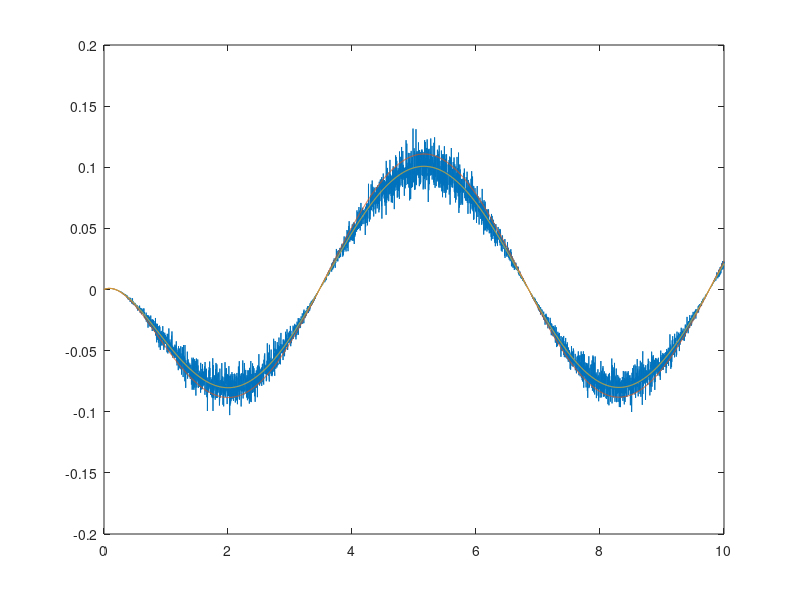
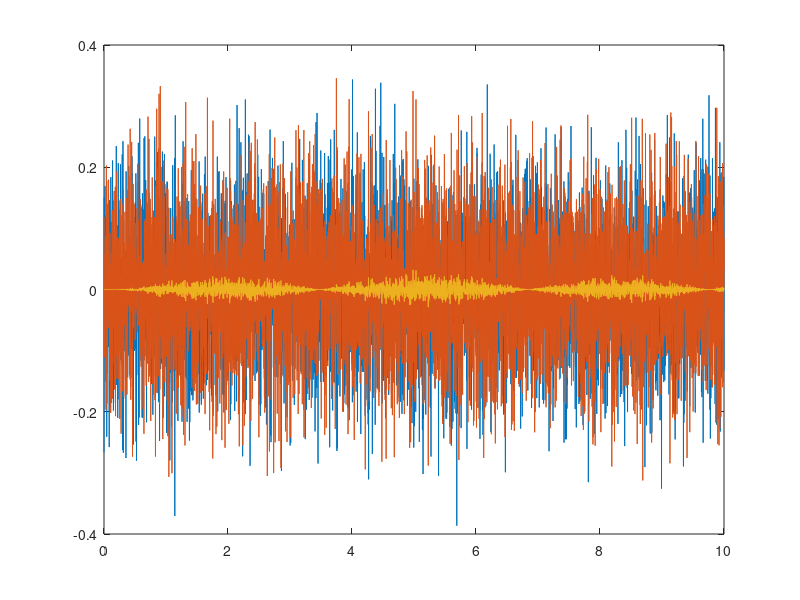
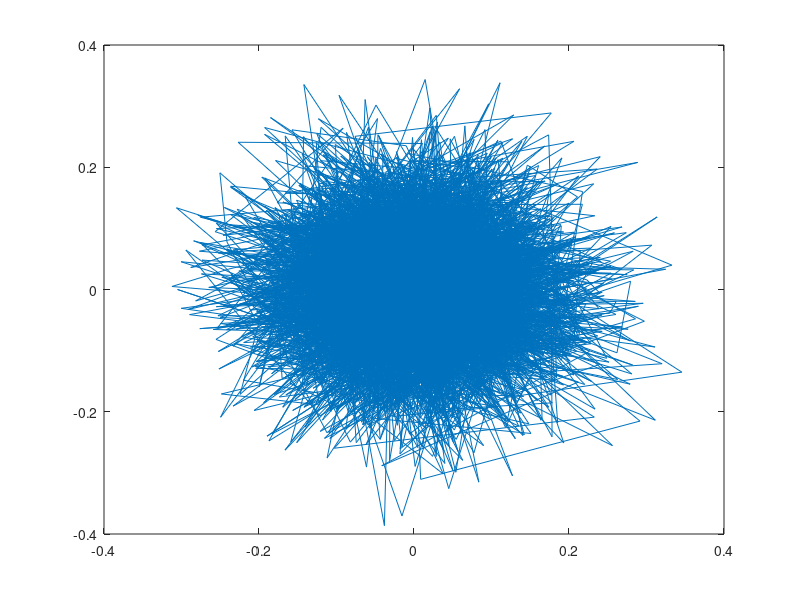

Source code (MATLAB) for these figures, in order:
clear all;
close all;

dataSetNoise = load('NoisySin');
signalNoise = dataSetNoise.('NoisySin').output.signal;
dataSetClean = load('PerfectSin');
signalClean = dataSetClean.('PerfectSin').output.signal;
dataSetZero = load('zeroSin');
signalZero = dataSetZero.('zeroSin').output.signal;


time = dataSetClean.('PerfectSin').output.time;

figure(1);
plot(time,signalNoise,time,signalClean,time,signalZero)

figure(2);
noise = signalNoise - signalZero;
noiseAv = noise./signalZero;
rng(1);
checker = randn(5001,1)/10;
plot(time,checker,time,noiseAv,time,noise);
figure(3);
plot(noiseAv,checker);

